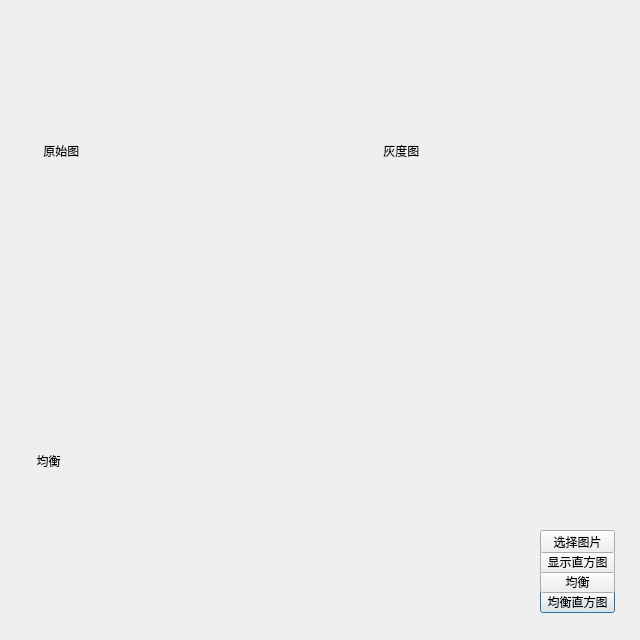
<?xml version="1.0" encoding="UTF-8"?>
<ui version="4.0">
 <class>hist</class>
 <widget class="QDialog" name="hist">
  <property name="geometry">
   <rect>
    <x>0</x>
    <y>0</y>
    <width>640</width>
    <height>640</height>
   </rect>
  </property>
  <property name="windowTitle">
   <string>Dialog</string>
  </property>
  <widget class="QWidget" name="eqlizewidget" native="true">
   <property name="geometry">
    <rect>
     <x>0</x>
     <y>310</y>
     <width>301</width>
     <height>301</height>
    </rect>
   </property>
   <property name="sizePolicy">
    <sizepolicy hsizetype="Fixed" vsizetype="Fixed">
     <horstretch>0</horstretch>
     <verstretch>0</verstretch>
    </sizepolicy>
   </property>
   <widget class="QLabel" name="label_2">
    <property name="geometry">
     <rect>
      <x>0</x>
      <y>0</y>
      <width>301</width>
      <height>301</height>
     </rect>
    </property>
    <property name="sizePolicy">
     <sizepolicy hsizetype="Fixed" vsizetype="Fixed">
      <horstretch>0</horstretch>
      <verstretch>0</verstretch>
     </sizepolicy>
    </property>
    <property name="text">
     <string>           均衡</string>
    </property>
   </widget>
  </widget>
  <widget class="QWidget" name="graywidget" native="true">
   <property name="geometry">
    <rect>
     <x>330</x>
     <y>0</y>
     <width>301</width>
     <height>301</height>
    </rect>
   </property>
   <property name="sizePolicy">
    <sizepolicy hsizetype="Fixed" vsizetype="Fixed">
     <horstretch>0</horstretch>
     <verstretch>0</verstretch>
    </sizepolicy>
   </property>
   <widget class="QLabel" name="graylabel">
    <property name="geometry">
     <rect>
      <x>0</x>
      <y>0</y>
      <width>301</width>
      <height>301</height>
     </rect>
    </property>
    <property name="text">
     <string>                灰度图</string>
    </property>
   </widget>
  </widget>
  <widget class="QWidget" name="widget" native="true">
   <property name="geometry">
    <rect>
     <x>0</x>
     <y>0</y>
     <width>301</width>
     <height>301</height>
    </rect>
   </property>
   <property name="sizePolicy">
    <sizepolicy hsizetype="Fixed" vsizetype="Fixed">
     <horstretch>0</horstretch>
     <verstretch>0</verstretch>
    </sizepolicy>
   </property>
   <widget class="QLabel" name="label">
    <property name="geometry">
     <rect>
      <x>0</x>
      <y>0</y>
      <width>301</width>
      <height>301</height>
     </rect>
    </property>
    <property name="text">
     <string>             原始图</string>
    </property>
   </widget>
  </widget>
  <widget class="QPushButton" name="showhist">
   <property name="geometry">
    <rect>
     <x>540</x>
     <y>590</y>
     <width>75</width>
     <height>23</height>
    </rect>
   </property>
   <property name="text">
    <string>均衡直方图</string>
   </property>
  </widget>
  <widget class="QPushButton" name="histeEqualize">
   <property name="geometry">
    <rect>
     <x>540</x>
     <y>570</y>
     <width>75</width>
     <height>23</height>
    </rect>
   </property>
   <property name="text">
    <string>均衡</string>
   </property>
  </widget>
  <widget class="QPushButton" name="histbuttom">
   <property name="geometry">
    <rect>
     <x>540</x>
     <y>550</y>
     <width>75</width>
     <height>23</height>
    </rect>
   </property>
   <property name="text">
    <string>显示直方图</string>
   </property>
  </widget>
  <widget class="QPushButton" name="chooseImg">
   <property name="geometry">
    <rect>
     <x>540</x>
     <y>530</y>
     <width>75</width>
     <height>23</height>
    </rect>
   </property>
   <property name="text">
    <string>选择图片</string>
   </property>
  </widget>
 </widget>
 <resources/>
 <connections/>
</ui>
